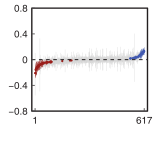

R code for this plot:
rm(list = ls())
library(rstudioapi)
library(metafor)
library(ggplot2)
currentPath <- getSourceEditorContext()$path
charLocations <- gregexpr('/',currentPath)[[1]]
currentPath <- substring(currentPath,1,charLocations[length(charLocations)]-1)
setwd(currentPath)

##==== Function ====##
theme_custom <- function(){
  myTheme <- theme(panel.background = element_rect(fill = 'white',color = 'black',size = 0.5),
                   panel.grid = element_blank(),
                   legend.position = 'none',
                   plot.margin = margin(6,6,6,6),
                   plot.background = element_blank(),
                   axis.ticks = element_line(size = 0.3),
                   axis.ticks.length = unit(-0.15,'lines'),
                   axis.title.y = element_blank(),
                   axis.title.x = element_text(size = 7,margin = margin(2,0,0,0),face = 'bold'),
                   axis.text.y = element_text(size = 7,margin = margin(0,3,0,0),color = '#000000'),
                   axis.text.x = element_text(size = 7,margin = margin(4,0,0,0),color = '#000000'))
  return(myTheme)
}
CMYKtoRGB <- function(C,M,Y,K){
  Rc <- (1-C)*(1-K)
  Gc <- (1-M)*(1-K)
  Bc <- (1-Y)*(1-K)
  R <- as.character(as.hexmode((ceiling(Rc*255))))
  G <- as.character(as.hexmode((ceiling(Gc*255))))
  B <- as.character(as.hexmode((ceiling(Bc*255))))
  if(nchar(R) == 1){
    R <- paste0('0',R)
  }
  if(nchar(G) == 1){
    G <- paste0('0',G)
  }
  if(nchar(B) == 1){
    B <- paste0('0',B)
  }
  RGBColor <- paste0('#',R,G,B)
  return(RGBColor)
}
##==== Function ====##

load('HeightData.R')
dataMatrix <- get('HeightData')

##==== Part 1: Prepare data ====##
dataMatrix <- dataMatrix[,c('Sel_yi','Sel_vi')]
dataMatrix <- dataMatrix[order(dataMatrix$Sel_yi),]
dataMatrix$Sel_vi <- sqrt(dataMatrix$Sel_vi)
selectIDs <- which((dataMatrix$Sel_yi <= quantile(dataMatrix$Sel_yi,0.98))&(dataMatrix$Sel_yi >= quantile(dataMatrix$Sel_yi,0.02))&(dataMatrix$Sel_vi < 0.4))
figData <- data.frame(Sample = seq(1,length(selectIDs)),Mean = dataMatrix$Sel_yi[selectIDs],SD = dataMatrix$Sel_vi[selectIDs])
extraFigData <- data.frame()
for(i in seq(1,nrow(figData))){
  if((figData[i,'Mean']+qnorm(0.975)*figData[i,'SD']) < 0){
    tempData <- figData[i,]
    tempData$Color <- CMYKtoRGB(0.1,0.91,0.91,0.35)
    extraFigData <- rbind(extraFigData,tempData)
  }
  if((figData[i,'Mean']-qnorm(0.975)*figData[i,'SD']) > 0){
    tempData <- figData[i,]
    tempData$Color <- CMYKtoRGB(0.84,0.67,0,0)
    extraFigData <- rbind(extraFigData,tempData)
  }
}
##==== Part 1: Prepare data ====##

##==== Part 2: Draw ====##
# Draw
fig_S13j <- ggplot()+
  geom_errorbar(data = figData,mapping = aes(x = Sample,ymin = Mean - qnorm(0.975)*SD,ymax = Mean + qnorm(0.975)*SD),
                color = '#C8C8C8',size = 0.1,width = 0)+
  geom_errorbar(data = extraFigData,mapping = aes(x = Sample,ymin = Mean - qnorm(0.975)*SD,ymax = Mean + qnorm(0.975)*SD),
                color = extraFigData$Color,size = 0.1,width = 0)+
  geom_point(data = extraFigData,mapping = aes(x = Sample,y = Mean),color = extraFigData$Color,size = 0.1)+
  geom_hline(yintercept = 0,linetype = 'dashed',color = '#000000',size = 0.3)+
  # axis
  scale_x_continuous(limits = c(1,nrow(figData)),breaks = c(1,nrow(figData)),labels = c('1',as.character(nrow(dataMatrix))),expand = c(0.03,0.03))+
  scale_y_continuous(limits = c(-0.8,0.8),breaks = seq(-0.8,0.8,0.4),labels = c('-0.8','-0.4','0','0.4','0.8'),expand = c(0,0))+
  theme_custom()
outputFileName <- paste0(currentPath,'/fig_S13j.pdf')
pdf(file = outputFileName,width = 1.55,height = 1.46,colormodel = 'cmyk')
print(fig_S13j)
dev.off()
# Insert
fig_S13j_Insert <- ggplot()+
  geom_histogram(data = figData,mapping = aes(x = Mean),binwidth = 0.01,fill = CMYKtoRGB(0,0.38,0.96,0))+
  geom_vline(xintercept = 0,size = 0.2,color = '#000000',linetype = 'dashed')+
  scale_x_continuous(limits = c(-0.2,0.2),breaks = seq(-0.1,0.1,0.1),labels = c('-0.1','0','0.1'),expand = c(0,0))+
  scale_y_continuous(limits = c(0,200),breaks = seq(0,200,100),labels = c('0','100','200'))+
  theme_custom()+
  theme(plot.margin = margin(2,2,2,2),
        axis.ticks.length = unit(-0.1,'lines'),
        axis.title.x = element_blank(),
        axis.title.y = element_blank(),
        axis.text.x = element_text(size = 6,margin = margin(2,0,0,0),color = '#000000'),
        axis.text.y = element_text(size = 6,margin = margin(0,2,0,0),color = '#000000'))
outputFileName <- paste0(currentPath,'/fig_S13j_Insert.pdf')
pdf(file = outputFileName,width = 0.6,height = 0.52,colormodel = 'cmyk')
print(fig_S13j_Insert)
dev.off()
##==== Part 2: Draw ====##
